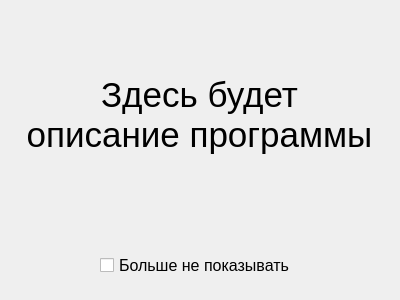
<?xml version="1.0" encoding="UTF-8"?>
<ui version="4.0">
 <class>FormTutorial</class>
 <widget class="QWidget" name="FormTutorial">
  <property name="geometry">
   <rect>
    <x>0</x>
    <y>0</y>
    <width>400</width>
    <height>300</height>
   </rect>
  </property>
  <property name="windowTitle">
   <string>Tutorial</string>
  </property>
  <widget class="QLabel" name="labelTutorial">
   <property name="geometry">
    <rect>
     <x>19</x>
     <y>29</y>
     <width>361</width>
     <height>171</height>
    </rect>
   </property>
   <property name="font">
    <font>
     <pointsize>26</pointsize>
    </font>
   </property>
   <property name="text">
    <string>Здесь будет
описание программы</string>
   </property>
   <property name="alignment">
    <set>Qt::AlignCenter</set>
   </property>
  </widget>
  <widget class="QCheckBox" name="checkBoxShowTutorial">
   <property name="geometry">
    <rect>
     <x>100</x>
     <y>250</y>
     <width>200</width>
     <height>30</height>
    </rect>
   </property>
   <property name="font">
    <font>
     <pointsize>12</pointsize>
    </font>
   </property>
   <property name="text">
    <string>Больше не показывать</string>
   </property>
  </widget>
 </widget>
 <resources/>
 <connections/>
</ui>
